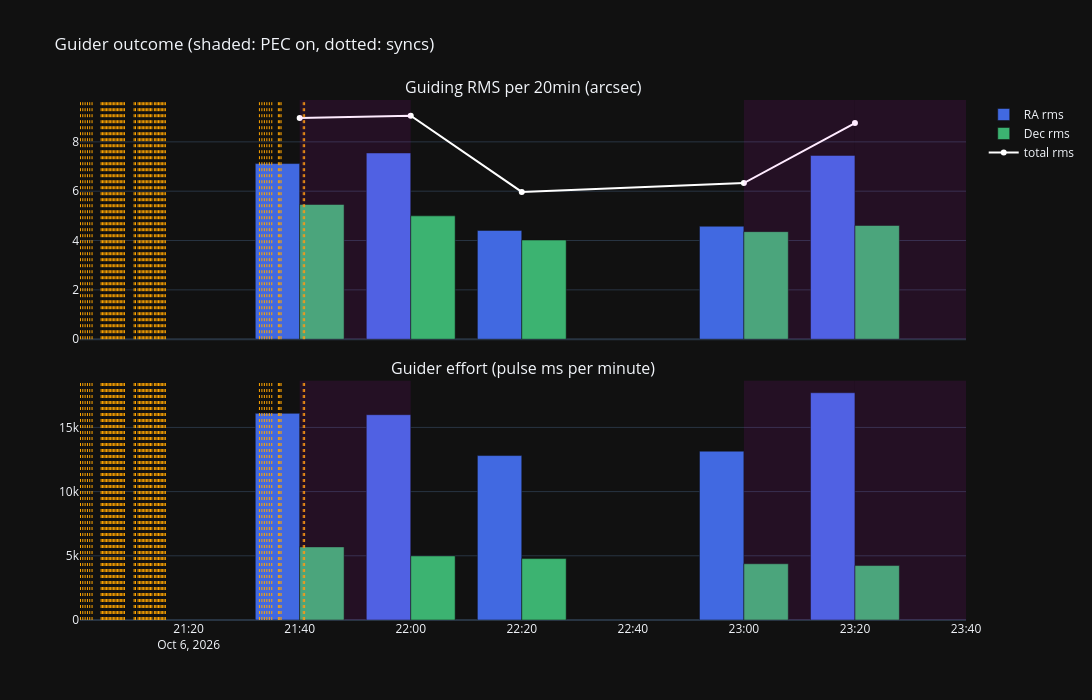

The cell this chart's notebook holds for it:
### Markdown cell above
## 4. What did the guider see?

PHD2's own measure of the result: RMS per time block and the guider's effort (pulse ms per minute), with PEC on vs
off. Frames just after a sync are listed separately: a sync moves the target, so PHD2 sees a step it has to guide out.

### Code cell
BLOCK = '20min'
SYNC_SETTLE = pd.Timedelta('3min')

if not PHD2_GUIDELOG:
    print("No PHD2 guide log -- skipped.")
else:
    frames, events = load_phd2_guidelog(PHD2_GUIDELOG)
    frames, events = window_df(frames, T_FROM, T_TO), window_df(events, T_FROM, T_TO)
    if frames.empty:
        print("No PHD2 guided frames inside the window")
    else:
        fr = frames.copy()
        active = df[df['pec_active'].astype(bool)] if 'pec_active' in df.columns else df
        on = pd.merge_asof(fr[['timestamp']].astype('datetime64[ns]'),
                           active[['timestamp']].astype('datetime64[ns]').assign(pec_on=True),
                           on='timestamp', direction='nearest', tolerance=pd.Timedelta('60s'))
        fr['pec_on'] = on['pec_on'].astype('boolean').fillna(False).astype(bool).values
        try:
            sync_times = window_df(load_sync_guiding_residuals(log_filenames, log_dir=LOG_DIR), T_FROM, T_TO)['timestamp']
        except ValueError:
            sync_times = pd.Series([], dtype='datetime64[ns]')
        fr['after_sync'] = False
        for t in sync_times:
            fr.loc[(fr['timestamp'] >= t) & (fr['timestamp'] < t + SYNC_SETTLE), 'after_sync'] = True

        fr['block'] = fr['timestamp'].dt.floor(BLOCK)
        g = fr.groupby('block')
        minutes = g['timestamp'].agg(lambda s: max((s.iloc[-1] - s.iloc[0]).total_seconds() / 60, 1e-9))
        lost = events[events['kind'] == 'star_lost'].groupby(events['timestamp'].dt.floor(BLOCK)).size() \
            if not events.empty else pd.Series(dtype=int)
        blocks = pd.DataFrame({
            'PEC on %': (g['pec_on'].mean() * 100).round(0),
            'RA rms "': g['ra_arcsec'].agg(rms).round(2),
            'Dec rms "': g['dec_arcsec'].agg(rms).round(2),
            'total rms "': g.apply(lambda x: rms(np.hypot(x['ra_arcsec'], x['dec_arcsec'])), include_groups=False).round(2),
            'RA pulses ms/min': (g['ra_ms'].agg(lambda s: s.abs().sum()) / minutes).round(0),
            'Dec pulses ms/min': (g['dec_ms'].agg(lambda s: s.abs().sum()) / minutes).round(0),
            'syncs': sync_times.groupby(sync_times.dt.floor(BLOCK)).size(),
            'star lost': lost,
        }).loc[minutes.index].fillna({'syncs': 0, 'star lost': 0}).astype({'syncs': int, 'star lost': int})
        display(blocks)

        rows = []
        for label, sel in (('PEC off', ~fr['pec_on']), ('PEC on', fr['pec_on'])):
            for excl, mask in (('all frames', sel), (f'not within {SYNC_SETTLE.total_seconds() / 60:.0f} min of a sync',
                                                     sel & ~fr['after_sync'])):
                x = fr[mask]
                if len(x):
                    rows.append({'PEC': label, 'frames': excl, 'n': len(x), 'RA rms "': rms(x['ra_arcsec']),
                                 'Dec rms "': rms(x['dec_arcsec']), 'total rms "': rms(np.hypot(x['ra_arcsec'], x['dec_arcsec']))})
        display(pd.DataFrame(rows).round(2))

        fig = make_subplots(rows=2, cols=1, shared_xaxes=True, vertical_spacing=0.08,
                            subplot_titles=[f'Guiding RMS per {BLOCK} (arcsec)', 'Guider effort (pulse ms per minute)'])
        for col, c in (('RA', 'royalblue'), ('Dec', 'mediumseagreen')):
            fig.add_trace(go.Bar(x=blocks.index, y=blocks[f'{col} rms "'], name=f'{col} rms', marker_color=c), row=1, col=1)
            fig.add_trace(go.Bar(x=blocks.index, y=blocks[f'{col} pulses ms/min'], name=f'{col} pulses', marker_color=c,
                                 showlegend=False), row=2, col=1)
        fig.add_trace(go.Scatter(x=blocks.index, y=blocks['total rms "'], name='total rms', mode='lines+markers',
                                 line=dict(color='white')), row=1, col=1)
        for t in sync_times:
            fig.add_vline(x=t, line=dict(color='orange', width=1, dash='dot'))
        for b in blocks.index[blocks['PEC on %'] >= 50]:
            fig.add_vrect(x0=b, x1=b + pd.Timedelta(BLOCK), fillcolor='magenta', opacity=0.08, line_width=0)
        fig.update_layout(height=700, width=1400, template=TEMPLATE, barmode='group', hovermode='x unified',
                          title='Guider outcome (shaded: PEC on, dotted: syncs)')
        fig.show()

### Figure 1 — Plotly figure (JSON) as saved in the notebook; plotly's stock layout.template omitted (floating-point values rounded to 4 significant figures)
{"data": [{"marker": {"color": "royalblue"}, "name": "RA rms", "type": "bar", "x": ["2026-10-06T21:40:00.000000000", "2026-10-06T22:00:00.000000000", "2026-10-06T22:20:00.000000000", "2026-10-06T23:00:00.000000000", "2026-10-06T23:20:00.000000000"], "xaxis": "x", "y": [7.12, 7.55, 4.41, 4.58, 7.45], "yaxis": "y"}, {"marker": {"color": "royalblue"}, "name": "RA pulses", "showlegend": false, "type": "bar", "x": ["2026-10-06T21:40:00.000000000", "2026-10-06T22:00:00.000000000", "2026-10-06T22:20:00.000000000", "2026-10-06T23:00:00.000000000", "2026-10-06T23:20:00.000000000"], "xaxis": "x2", "y": [16100.0, 15990.0, 12810.0, 13150.0, 17700.0], "yaxis": "y2"}, {"marker": {"color": "mediumseagreen"}, "name": "Dec rms", "type": "bar", "x": ["2026-10-06T21:40:00.000000000", "2026-10-06T22:00:00.000000000", "2026-10-06T22:20:00.000000000", "2026-10-06T23:00:00.000000000", "2026-10-06T23:20:00.000000000"], "xaxis": "x", "y": [5.46, 5.0, 4.02, 4.36, 4.61], "yaxis": "y"}, {"marker": {"color": "mediumseagreen"}, "name": "Dec pulses", "showlegend": false, "type": "bar", "x": ["2026-10-06T21:40:00.000000000", "2026-10-06T22:00:00.000000000", "2026-10-06T22:20:00.000000000", "2026-10-06T23:00:00.000000000", "2026-10-06T23:20:00.000000000"], "xaxis": "x2", "y": [5694.0, 4992.0, 4783.0, 4380.0, 4241.0], "yaxis": "y2"}, {"line": {"color": "white"}, "mode": "lines+markers", "name": "total rms", "type": "scatter", "x": ["2026-10-06T21:40:00.000000000", "2026-10-06T22:00:00.000000000", "2026-10-06T22:20:00.000000000", "2026-10-06T23:00:00.000000000", "2026-10-06T23:20:00.000000000"], "xaxis": "x", "y": [8.97, 9.06, 5.97, 6.33, 8.76], "yaxis": "y"}], "layout": {"annotations": [{"font": {"size": 16}, "showarrow": false, "text": "Guiding RMS per 20min (arcsec)", "x": 0.5, "xanchor": "center", "xref": "paper", "y": 1.0, "yanchor": "bottom", "yref": "paper"}, {"font": {"size": 16}, "showarrow": false, "text": "Guider effort (pulse ms per minute)", "x": 0.5, "xanchor": "center", "xref": "paper", "y": 0.46, "yanchor": "bottom", "yref": "paper"}], "barmode": "group", "height": 700, "hovermode": "x unified", "shapes": [{"line": {"color": "orange", "dash": "dot", "width": 1}, "type": "line", "x0": "2026-10-06T21:00:31.747000", "x1": "2026-10-06T21:00:31.747000", "xref": "x", "y0": 0, "y1": 1, "yref": "y domain"}, {"line": {"color": "orange", "dash": "dot", "width": 1}, "type": "line", "x0": "2026-10-06T21:00:31.747000", "x1": "2026-10-06T21:00:31.747000", "xref": "x2", "y0": 0, "y1": 1, "yref": "y2 domain"}, {"line": {"color": "orange", "dash": "dot", "width": 1}, "type": "line", "x0": "2026-10-06T21:00:56.658000", "x1": "2026-10-06T21:00:56.658000", "xref": "x", "y0": 0, "y1": 1, "yref": "y domain"}, {"line": {"color": "orange", "dash": "dot", "width": 1}, "type": "line", "x0": "2026-10-06T21:00:56.658000", "x1": "2026-10-06T21:00:56.658000", "xref": "x2", "y0": 0, "y1": 1, "yref": "y2 domain"}, {"line": {"color": "orange", "dash": "dot", "width": 1}, "type": "line", "x0": "2026-10-06T21:01:21.665000", "x1": "2026-10-06T21:01:21.665000", "xref": "x", "y0": 0, "y1": 1, "yref": "y domain"}, {"line": {"color": "orange", "dash": "dot", "width": 1}, "type": "line", "x0": "2026-10-06T21:01:21.665000", "x1": "2026-10-06T21:01:21.665000", "xref": "x2", "y0": 0, "y1": 1, "yref": "y2 domain"}, {"line": {"color": "orange", "dash": "dot", "width": 1}, "type": "line", "x0": "2026-10-06T21:01:46.663000", "x1": "2026-10-06T21:01:46.663000", "xref": "x", "y0": 0, "y1": 1, "yref": "y domain"}, {"line": {"color": "orange", "dash": "dot", "width": 1}, "type": "line", "x0": "2026-10-06T21:01:46.663000", "x1": "2026-10-06T21:01:46.663000", "xref": "x2", "y0": 0, "y1": 1, "yref": "y2 domain"}, {"line": {"color": "orange", "dash": "dot", "width": 1}, "type": "line", "x0": "2026-10-06T21:02:11.608000", "x1": "2026-10-06T21:02:11.608000", "xref": "x", "y0": 0, "y1": 1, "yref": "y domain"}, {"line": {"color": "orange", "dash": "dot", "width": 1}, "type": "line", "x0": "2026-10-06T21:02:11.608000", "x1": "2026-10-06T21:02:11.608000", "xref": "x2", "y0": 0, "y1": 1, "yref": "y2 domain"}, {"line": {"color": "orange", "dash": "dot", "width": 1}, "type": "line", "x0": "2026-10-06T21:02:36.622000", "x1": "2026-10-06T21:02:36.622000", "xref": "x", "y0": 0, "y1": 1, "yref": "y domain"}, {"line": {"color": "orange", "dash": "dot", "width": 1}, "type": "line", "x0": "2026-10-06T21:02:36.622000", "x1": "2026-10-06T21:02:36.622000", "xref": "x2", "y0": 0, "y1": 1, "yref": "y2 domain"}, {"line": {"color": "orange", "dash": "dot", "width": 1}, "type": "line", "x0": "2026-10-06T21:04:14.477000", "x1": "2026-10-06T21:04:14.477000", "xref": "x", "y0": 0, "y1": 1, "yref": "y domain"}, {"line": {"color": "orange", "dash": "dot", "width": 1}, "type": "line", "x0": "2026-10-06T21:04:14.477000", "x1": "2026-10-06T21:04:14.477000", "xref": "x2", "y0": 0, "y1": 1, "yref": "y2 domain"}, {"line": {"color": "orange", "dash": "dot", "width": 1}, "type": "line", "x0": "2026-10-06T21:04:29.121000", "x1": "2026-10-06T21:04:29.121000", "xref": "x", "y0": 0, "y1": 1, "yref": "y domain"}, {"line": {"color": "orange", "dash": "dot", "width": 1}, "type": "line", "x0": "2026-10-06T21:04:29.121000", "x1": "2026-10-06T21:04:29.121000", "xref": "x2", "y0": 0, "y1": 1, "yref": "y2 domain"}, {"line": {"color": "orange", "dash": "dot", "width": 1}, "type": "line", "x0": "2026-10-06T21:04:43.831000", "x1": "2026-10-06T21:04:43.831000", "xref": "x", "y0": 0, "y1": 1, "yref": "y domain"}, {"line": {"color": "orange", "dash": "dot", "width": 1}, "type": "line", "x0": "2026-10-06T21:04:43.831000", "x1": "2026-10-06T21:04:43.831000", "xref": "x2", "y0": 0, "y1": 1, "yref": "y2 domain"}, {"line": {"color": "orange", "dash": "dot", "width": 1}, "type": "line", "x0": "2026-10-06T21:04:58.477000", "x1": "2026-10-06T21:04:58.477000", "xref": "x", "y0": 0, "y1": 1, "yref": "y domain"}, {"line": {"color": "orange", "dash": "dot", "width": 1}, "type": "line", "x0": "2026-10-06T21:04:58.477000", "x1": "2026-10-06T21:04:58.477000", "xref": "x2", "y0": 0, "y1": 1, "yref": "y2 domain"}, {"line": {"color": "orange", "dash": "dot", "width": 1}, "type": "line", "x0": "2026-10-06T21:05:13.182000", "x1": "2026-10-06T21:05:13.182000", "xref": "x", "y0": 0, "y1": 1, "yref": "y domain"}, {"line": {"color": "orange", "dash": "dot", "width": 1}, "type": "line", "x0": "2026-10-06T21:05:13.182000", "x1": "2026-10-06T21:05:13.182000", "xref": "x2", "y0": 0, "y1": 1, "yref": "y2 domain"}, {"line": {"color": "orange", "dash": "dot", "width": 1}, "type": "line", "x0": "2026-10-06T21:05:27.928000", "x1": "2026-10-06T21:05:27.928000", "xref": "x", "y0": 0, "y1": 1, "yref": "y domain"}, {"line": {"color": "orange", "dash": "dot", "width": 1}, "type": "line", "x0": "2026-10-06T21:05:27.928000", "x1": "2026-10-06T21:05:27.928000", "xref": "x2", "y0": 0, "y1": 1, "yref": "y2 domain"}, {"line": {"color": "orange", "dash": "dot", "width": 1}, "type": "line", "x0": "2026-10-06T21:05:42.751000", "x1": "2026-10-06T21:05:42.751000", "xref": "x", "y0": 0, "y1": 1, "yref": "y domain"}, {"line": {"color": "orange", "dash": "dot", "width": 1}, "type": "line", "x0": "2026-10-06T21:05:42.751000", "x1": "2026-10-06T21:05:42.751000", "xref": "x2", "y0": 0, "y1": 1, "yref": "y2 domain"}, {"line": {"color": "orange", "dash": "dot", "width": 1}, "type": "line", "x0": "2026-10-06T21:05:57.471000", "x1": "2026-10-06T21:05:57.471000", "xref": "x", "y0": 0, "y1": 1, "yref": "y domain"}, {"line": {"color": "orange", "dash": "dot", "width": 1}, "type": "line", "x0": "2026-10-06T21:05:57.471000", "x1": "2026-10-06T21:05:57.471000", "xref": "x2", "y0": 0, "y1": 1, "yref": "y2 domain"}, {"line": {"color": "orange", "dash": "dot", "width": 1}, "type": "line", "x0": "2026-10-06T21:06:12.323000", "x1": "2026-10-06T21:06:12.323000", "xref": "x", "y0": 0, "y1": 1, "yref": "y domain"}, {"line": {"color": "orange", "dash": "dot", "width": 1}, "type": "line", "x0": "2026-10-06T21:06:12.323000", "x1": "2026-10-06T21:06:12.323000", "xref": "x2", "y0": 0, "y1": 1, "yref": "y2 domain"}, {"line": {"color": "orange", "dash": "dot", "width": 1}, "type": "line", "x0": "2026-10-06T21:06:27.169000", "x1": "2026-10-06T21:06:27.169000", "xref": "x", "y0": 0, "y1": 1, "yref": "y domain"}, {"line": {"color": "orange", "dash": "dot", "width": 1}, "type": "line", "x0": "2026-10-06T21:06:27.169000", "x1": "2026-10-06T21:06:27.169000", "xref": "x2", "y0": 0, "y1": 1, "yref": "y2 domain"}, {"line": {"color": "orange", "dash": "dot", "width": 1}, "type": "line", "x0": "2026-10-06T21:06:42.245000", "x1": "2026-10-06T21:06:42.245000", "xref": "x", "y0": 0, "y1": 1, "yref": "y domain"}, {"line": {"color": "orange", "dash": "dot", "width": 1}, "type": "line", "x0": "2026-10-06T21:06:42.245000", "x1": "2026-10-06T21:06:42.245000", "xref": "x2", "y0": 0, "y1": 1, "yref": "y2 domain"}, {"line": {"color": "orange", "dash": "dot", "width": 1}, "type": "line", "x0": "2026-10-06T21:06:57.121000", "x1": "2026-10-06T21:06:57.121000", "xref": "x", "y0": 0, "y1": 1, "yref": "y domain"}, {"line": {"color": "orange", "dash": "dot", "width": 1}, "type": "line", "x0": "2026-10-06T21:06:57.121000", "x1": "2026-10-06T21:06:57.121000", "xref": "x2", "y0": 0, "y1": 1, "yref": "y2 domain"}, {"line": {"color": "orange", "dash": "dot", "width": 1}, "type": "line", "x0": "2026-10-06T21:07:12.041000", "x1": "2026-10-06T21:07:12.041000", "xref": "x", "y0": 0, "y1": 1, "yref": "y domain"}, {"line": {"color": "orange", "dash": "dot", "width": 1}, "type": "line", "x0": "2026-10-06T21:07:12.041000", "x1": "2026-10-06T21:07:12.041000", "xref": "x2", "y0": 0, "y1": 1, "yref": "y2 domain"}, {"line": {"color": "orange", "dash": "dot", "width": 1}, "type": "line", "x0": "2026-10-06T21:07:26.918000", "x1": "2026-10-06T21:07:26.918000", "xref": "x", "y0": 0, "y1": 1, "yref": "y domain"}, {"line": {"color": "orange", "dash": "dot", "width": 1}, "type": "line", "x0": "2026-10-06T21:07:26.918000", "x1": "2026-10-06T21:07:26.918000", "xref": "x2", "y0": 0, "y1": 1, "yref": "y2 domain"}, {"line": {"color": "orange", "dash": "dot", "width": 1}, "type": "line", "x0": "2026-10-06T21:07:41.878000", "x1": "2026-10-06T21:07:41.878000", "xref": "x", "y0": 0, "y1": 1, "yref": "y domain"}, {"line": {"color": "orange", "dash": "dot", "width": 1}, "type": "line", "x0": "2026-10-06T21:07:41.878000", "x1": "2026-10-06T21:07:41.878000", "xref": "x2", "y0": 0, "y1": 1, "yref": "y2 domain"}, {"line": {"color": "orange", "dash": "dot", "width": 1}, "type": "line", "x0": "2026-10-06T21:07:56.720000", "x1": "2026-10-06T21:07:56.720000", "xref": "x", "y0": 0, "y1": 1, "yref": "y domain"}, {"line": {"color": "orange", "dash": "dot", "width": 1}, "type": "line", "x0": "2026-10-06T21:07:56.720000", "x1": "2026-10-06T21:07:56.720000", "xref": "x2", "y0": 0, "y1": 1, "yref": "y2 domain"}, {"line": {"color": "orange", "dash": "dot", "width": 1}, "type": "line", "x0": "2026-10-06T21:08:11.520000", "x1": "2026-10-06T21:08:11.520000", "xref": "x", "y0": 0, "y1": 1, "yref": "y domain"}, {"line": {"color": "orange", "dash": "dot", "width": 1}, "type": "line", "x0": "2026-10-06T21:08:11.520000", "x1": "2026-10-06T21:08:11.520000", "xref": "x2", "y0": 0, "y1": 1, "yref": "y2 domain"}, {"line": {"color": "orange", "dash": "dot", "width": 1}, "type": "line", "x0": "2026-10-06T21:08:26.713000", "x1": "2026-10-06T21:08:26.713000", "xref": "x", "y0": 0, "y1": 1, "yref": "y domain"}, {"line": {"color": "orange", "dash": "dot", "width": 1}, "type": "line", "x0": "2026-10-06T21:08:26.713000", "x1": "2026-10-06T21:08:26.713000", "xref": "x2", "y0": 0, "y1": 1, "yref": "y2 domain"}, {"line": {"color": "orange", "dash": "dot", "width": 1}, "type": "line", "x0": "2026-10-06T21:10:11.111000", "x1": "2026-10-06T21:10:11.111000", "xref": "x", "y0": 0, "y1": 1, "yref": "y domain"}, {"line": {"color": "orange", "dash": "dot", "width": 1}, "type": "line", "x0": "2026-10-06T21:10:11.111000", "x1": "2026-10-06T21:10:11.111000", "xref": "x2", "y0": 0, "y1": 1, "yref": "y2 domain"}, {"line": {"color": "orange", "dash": "dot", "width": 1}, "type": "line", "x0": "2026-10-06T21:10:25.992000", "x1": "2026-10-06T21:10:25.992000", "xref": "x", "y0": 0, "y1": 1, "yref": "y domain"}, {"line": {"color": "orange", "dash": "dot", "width": 1}, "type": "line", "x0": "2026-10-06T21:10:25.992000", "x1": "2026-10-06T21:10:25.992000", "xref": "x2", "y0": 0, "y1": 1, "yref": "y2 domain"}, {"line": {"color": "orange", "dash": "dot", "width": 1}, "type": "line", "x0": "2026-10-06T21:10:53.977000", "x1": "2026-10-06T21:10:53.977000", "xref": "x", "y0": 0, "y1": 1, "yref": "y domain"}, {"line": {"color": "orange", "dash": "dot", "width": 1}, "type": "line", "x0": "2026-10-06T21:10:53.977000", "x1": "2026-10-06T21:10:53.977000", "xref": "x2", "y0": 0, "y1": 1, "yref": "y2 domain"}, {"line": {"color": "orange", "dash": "dot", "width": 1}, "type": "line", "x0": "2026-10-06T21:11:08.934000", "x1": "2026-10-06T21:11:08.934000", "xref": "x", "y0": 0, "y1": 1, "yref": "y domain"}, {"line": {"color": "orange", "dash": "dot", "width": 1}, "type": "line", "x0": "2026-10-06T21:11:08.934000", "x1": "2026-10-06T21:11:08.934000", "xref": "x2", "y0": 0, "y1": 1, "yref": "y2 domain"}, {"line": {"color": "orange", "dash": "dot", "width": 1}, "type": "line", "x0": "2026-10-06T21:11:23.985000", "x1": "2026-10-06T21:11:23.985000", "xref": "x", "y0": 0, "y1": 1, "yref": "y domain"}, {"line": {"color": "orange", "dash": "dot", "width": 1}, "type": "line", "x0": "2026-10-06T21:11:23.985000", "x1": "2026-10-06T21:11:23.985000", "xref": "x2", "y0": 0, "y1": 1, "yref": "y2 domain"}, {"line": {"color": "orange", "dash": "dot", "width": 1}, "type": "line", "x0": "2026-10-06T21:11:38.913000", "x1": "2026-10-06T21:11:38.913000", "xref": "x", "y0": 0, "y1": 1, "yref": "y domain"}, {"line": {"color": "orange", "dash": "dot", "width": 1}, "type": "line", "x0": "2026-10-06T21:11:38.913000", "x1": "2026-10-06T21:11:38.913000", "xref": "x2", "y0": 0, "y1": 1, "yref": "y2 domain"}, {"line": {"color": "orange", "dash": "dot", "width": 1}, "type": "line", "x0": "2026-10-06T21:11:53.923000", "x1": "2026-10-06T21:11:53.923000", "xref": "x", "y0": 0, "y1": 1, "yref": "y domain"}, {"line": {"color": "orange", "dash": "dot", "width": 1}, "type": "line", "x0": "2026-10-06T21:11:53.923000", "x1": "2026-10-06T21:11:53.923000", "xref": "x2", "y0": 0, "y1": 1, "yref": "y2 domain"}, {"line": {"color": "orange", "dash": "dot", "width": 1}, "type": "line", "x0": "2026-10-06T21:12:08.820000", "x1": "2026-10-06T21:12:08.820000", "xref": "x", "y0": 0, "y1": 1, "yref": "y domain"}, {"line": {"color": "orange", "dash": "dot", "width": 1}, "type": "line", "x0": "2026-10-06T21:12:08.820000", "x1": "2026-10-06T21:12:08.820000", "xref": "x2", "y0": 0, "y1": 1, "yref": "y2 domain"}, {"line": {"color": "orange", "dash": "dot", "width": 1}, "type": "line", "x0": "2026-10-06T21:12:23.699000", "x1": "2026-10-06T21:12:23.699000", "xref": "x", "y0": 0, "y1": 1, "yref": "y domain"}, {"line": {"color": "orange", "dash": "dot", "width": 1}, "type": "line", "x0": "2026-10-06T21:12:23.699000", "x1": "2026-10-06T21:12:23.699000", "xref": "x2", "y0": 0, "y1": 1, "yref": "y2 domain"}, {"line": {"color": "orange", "dash": "dot", "width": 1}, "type": "line", "x0": "2026-10-06T21:12:38.573000", "x1": "2026-10-06T21:12:38.573000", "xref": "x", "y0": 0, "y1": 1, "yref": "y domain"}, {"line": {"color": "orange", "dash": "dot", "width": 1}, "type": "line", "x0": "2026-10-06T21:12:38.573000", "x1": "2026-10-06T21:12:38.573000", "xref": "x2", "y0": 0, "y1": 1, "yref": "y2 domain"}, {"line": {"color": "orange", "dash": "dot", "width": 1}, "type": "line", "x0": "2026-10-06T21:12:53.441000", "x1": "2026-10-06T21:12:53.441000", "xref": "x", "y0": 0, "y1": 1, "yref": "y domain"}, {"line": {"color": "orange", "dash": "dot", "width": 1}, "type": "line", "x0": "2026-10-06T21:12:53.441000", "x1": "2026-10-06T21:12:53.441000", "xref": "x2", "y0": 0, "y1": 1, "yref": "y2 domain"}, {"line": {"color": "orange", "dash": "dot", "width": 1}, "type": "line", "x0": "2026-10-06T21:13:08.288000", "x1": "2026-10-06T21:13:08.288000", "xref": "x", "y0": 0, "y1": 1, "yref": "y domain"}, {"line": {"color": "orange", "dash": "dot", "width": 1}, "type": "line", "x0": "2026-10-06T21:13:08.288000", "x1": "2026-10-06T21:13:08.288000", "xref": "x2", "y0": 0, "y1": 1, "yref": "y2 domain"}, {"line": {"color": "orange", "dash": "dot", "width": 1}, "type": "line", "x0": "2026-10-06T21:13:23.080000", "x1": "2026-10-06T21:13:23.080000", "xref": "x", "y0": 0, "y1": 1, "yref": "y domain"}, {"line": {"color": "orange", "dash": "dot", "width": 1}, "type": "line", "x0": "2026-10-06T21:13:23.080000", "x1": "2026-10-06T21:13:23.080000", "xref": "x2", "y0": 0, "y1": 1, "yref": "y2 domain"}, {"line": {"color": "orange", "dash": "dot", "width": 1}, "type": "line", "x0": "2026-10-06T21:13:50.015000", "x1": "2026-10-06T21:13:50.015000", "xref": "x", "y0": 0, "y1": 1, "yref": "y domain"}, {"line": {"color": "orange", "dash": "dot", "width": 1}, "type": "line", "x0": "2026-10-06T21:13:50.015000", "x1": "2026-10-06T21:13:50.015000", "xref": "x2", "y0": 0, "y1": 1, "yref": "y2 domain"}, {"line": {"color": "orange", "dash": "dot", "width": 1}, "type": "line", "x0": "2026-10-06T21:14:04.890000", "x1": "2026-10-06T21:14:04.890000", "xref": "x", "y0": 0, "y1": 1, "yref": "y domain"}, {"line": {"color": "orange", "dash": "dot", "width": 1}, "type": "line", "x0": "2026-10-06T21:14:04.890000", "x1": "2026-10-06T21:14:04.890000", "xref": "x2", "y0": 0, "y1": 1, "yref": "y2 domain"}, {"line": {"color": "orange", "dash": "dot", "width": 1}, "type": "line", "x0": "2026-10-06T21:14:19.765000", "x1": "2026-10-06T21:14:19.765000", "xref": "x", "y0": 0, "y1": 1, "yref": "y domain"}, {"line": {"color": "orange", "dash": "dot", "width": 1}, "type": "line", "x0": "2026-10-06T21:14:19.765000", "x1": "2026-10-06T21:14:19.765000", "xref": "x2", "y0": 0, "y1": 1, "yref": "y2 domain"}, {"line": {"color": "orange", "dash": "dot", "width": 1}, "type": "line", "x0": "2026-10-06T21:14:34.663000", "x1": "2026-10-06T21:14:34.663000", "xref": "x", "y0": 0, "y1": 1, "yref": "y domain"}, {"line": {"color": "orange", "dash": "dot", "width": 1}, "type": "line", "x0": "2026-10-06T21:14:34.663000", "x1": "2026-10-06T21:14:34.663000", "xref": "x2", "y0": 0, "y1": 1, "yref": "y2 domain"}, {"line": {"color": "orange", "dash": "dot", "width": 1}, "type": "line", "x0": "2026-10-06T21:14:49.548000", "x1": "2026-10-06T21:14:49.548000", "xref": "x", "y0": 0, "y1": 1, "yref": "y domain"}, {"line": {"color": "orange", "dash": "dot", "width": 1}, "type": "line", "x0": "2026-10-06T21:14:49.548000", "x1": "2026-10-06T21:14:49.548000", "xref": "x2", "y0": 0, "y1": 1, "yref": "y2 domain"}, {"line": {"color": "orange", "dash": "dot", "width": 1}, "type": "line", "x0": "2026-10-06T21:15:04.443000", "x1": "2026-10-06T21:15:04.443000", "xref": "x", "y0": 0, "y1": 1, "yref": "y domain"}, {"line": {"color": "orange", "dash": "dot", "width": 1}, "type": "line", "x0": "2026-10-06T21:15:04.443000", "x1": "2026-10-06T21:15:04.443000", "xref": "x2", "y0": 0, "y1": 1, "yref": "y2 domain"}, {"line": {"color": "orange", "dash": "dot", "width": 1}, "type": "line", "x0": "2026-10-06T21:15:19.314000", "x1": "2026-10-06T21:15:19.314000", "xref": "x", "y0": 0, "y1": 1, "yref": "y domain"}, {"line": {"color": "orange", "dash": "dot", "width": 1}, "type": "line", "x0": "2026-10-06T21:15:19.314000", "x1": "2026-10-06T21:15:19.314000", "xref": "x2", "y0": 0, "y1": 1, "yref": "y2 domain"}, {"line": {"color": "orange", "dash": "dot", "width": 1}, "type": "line", "x0": "2026-10-06T21:15:34.221000", "x1": "2026-10-06T21:15:34.221000", "xref": "x", "y0": 0, "y1": 1, "yref": "y domain"}, {"line": {"color": "orange", "dash": "dot", "width": 1}, "type": "line", "x0": "2026-10-06T21:15:34.221000", "x1": "2026-10-06T21:15:34.221000", "xref": "x2", "y0": 0, "y1": 1, "yref": "y2 domain"}, {"line": {"color": "orange", "dash": "dot", "width": 1}, "type": "line", "x0": "2026-10-06T21:15:49.071000", "x1": "2026-10-06T21:15:49.071000", "xref": "x", "y0": 0, "y1": 1, "yref": "y domain"}, {"line": {"color": "orange", "dash": "dot", "width": 1}, "type": "line", "x0": "2026-10-06T21:15:49.071000", "x1": "2026-10-06T21:15:49.071000", "xref": "x2", "y0": 0, "y1": 1, "yref": "y2 domain"}, {"line": {"color": "orange", "dash": "dot", "width": 1}, "type": "line", "x0": "2026-10-06T21:32:45.199000", "x1": "2026-10-06T21:32:45.199000", "xref": "x", "y0": 0, "y1": 1, "yref": "y domain"}, {"line": {"color": "orange", "dash": "dot", "width": 1}, "type": "line", "x0": "2026-10-06T21:32:45.199000", "x1": "2026-10-06T21:32:45.199000", "xref": "x2", "y0": 0, "y1": 1, "yref": "y2 domain"}, {"line": {"color": "orange", "dash": "dot", "width": 1}, "type": "line", "x0": "2026-10-06T21:33:11.838000", "x1": "2026-10-06T21:33:11.838000", "xref": "x", "y0": 0, "y1": 1, "yref": "y domain"}, {"line": {"color": "orange", "dash": "dot", "width": 1}, "type": "line", "x0": "2026-10-06T21:33:11.838000", "x1": "2026-10-06T21:33:11.838000", "xref": "x2", "y0": 0, "y1": 1, "yref": "y2 domain"}, {"line": {"color": "orange", "dash": "dot", "width": 1}, "type": "line", "x0": "2026-10-06T21:33:38.566000", "x1": "2026-10-06T21:33:38.566000", "xref": "x", "y0": 0, "y1": 1, "yref": "y domain"}, {"line": {"color": "orange", "dash": "dot", "width": 1}, "type": "line", "x0": "2026-10-06T21:33:38.566000", "x1": "2026-10-06T21:33:38.566000", "xref": "x2", "y0": 0, "y1": 1, "yref": "y2 domain"}, {"line": {"color": "orange", "dash": "dot", "width": 1}, "type": "line", "x0": "2026-10-06T21:34:05.197000", "x1": "2026-10-06T21:34:05.197000", "xref": "x", "y0": 0, "y1": 1, "yref": "y domain"}, {"line": {"color": "orange", "dash": "dot", "width": 1}, "type": "line", "x0": "2026-10-06T21:34:05.197000", "x1": "2026-10-06T21:34:05.197000", "xref": "x2", "y0": 0, "y1": 1, "yref": "y2 domain"}, {"line": {"color": "orange", "dash": "dot", "width": 1}, "type": "line", "x0": "2026-10-06T21:34:31.860000", "x1": "2026-10-06T21:34:31.860000", "xref": "x", "y0": 0, "y1": 1, "yref": "y domain"}, {"line": {"color": "orange", "dash": "dot", "width": 1}, "type": "line", "x0": "2026-10-06T21:34:31.860000", "x1": "2026-10-06T21:34:31.860000", "xref": "x2", "y0": 0, "y1": 1, "yref": "y2 domain"}, {"line": {"color": "orange", "dash": "dot", "width": 1}, "type": "line", "x0": "2026-10-06T21:34:58.499000", "x1": "2026-10-06T21:34:58.499000", "xref": "x", "y0": 0, "y1": 1, "yref": "y domain"}, {"line": {"color": "orange", "dash": "dot", "width": 1}, "type": "line", "x0": "2026-10-06T21:34:58.499000", "x1": "2026-10-06T21:34:58.499000", "xref": "x2", "y0": 0, "y1": 1, "yref": "y2 domain"}, {"line": {"color": "orange", "dash": "dot", "width": 1}, "type": "line", "x0": "2026-10-06T21:36:09.779000", "x1": "2026-10-06T21:36:09.779000", "xref": "x", "y0": 0, "y1": 1, "yref": "y domain"}, {"line": {"color": "orange", "dash": "dot", "width": 1}, "type": "line", "x0": "2026-10-06T21:36:09.779000", "x1": "2026-10-06T21:36:09.779000", "xref": "x2", "y0": 0, "y1": 1, "yref": "y2 domain"}, {"line": {"color": "orange", "dash": "dot", "width": 1}, "type": "line", "x0": "2026-10-06T21:36:24.448000", "x1": "2026-10-06T21:36:24.448000", "xref": "x", "y0": 0, "y1": 1, "yref": "y domain"}, {"line": {"color": "orange", "dash": "dot", "width": 1}, "type": "line", "x0": "2026-10-06T21:36:24.448000", "x1": "2026-10-06T21:36:24.448000", "xref": "x2", "y0": 0, "y1": 1, "yref": "y2 domain"}, {"line": {"color": "orange", "dash": "dot", "width": 1}, "type": "line", "x0": "2026-10-06T21:36:39.033000", "x1": "2026-10-06T21:36:39.033000", "xref": "x", "y0": 0, "y1": 1, "yref": "y domain"}, {"line": {"color": "orange", "dash": "dot", "width": 1}, "type": "line", "x0": "2026-10-06T21:36:39.033000", "x1": "2026-10-06T21:36:39.033000", "xref": "x2", "y0": 0, "y1": 1, "yref": "y2 domain"}, {"line": {"color": "orange", "dash": "dot", "width": 1}, "type": "line", "x0": "2026-10-06T21:40:38.635000", "x1": "2026-10-06T21:40:38.635000", "xref": "x", "y0": 0, "y1": 1, "yref": "y domain"}, {"line": {"color": "orange", "dash": "dot", "width": 1}, "type": "line", "x0": "2026-10-06T21:40:38.635000", "x1": "2026-10-06T21:40:38.635000", "xref": "x2", "y0": 0, "y1": 1, "yref": "y2 domain"}, {"line": {"color": "orange", "dash": "dot", "width": 1}, "type": "line", "x0": "2026-10-06T21:40:53.429000", "x1": "2026-10-06T21:40:53.429000", "xref": "x", "y0": 0, "y1": 1, "yref": "y domain"}, {"line": {"color": "orange", "dash": "dot", "width": 1}, "type": "line", "x0": "2026-10-06T21:40:53.429000", "x1": "2026-10-06T21:40:53.429000", "xref": "x2", "y0": 0, "y1": 1, "yref": "y2 domain"}, {"fillcolor": "magenta", "line": {"width": 0}, "opacity": 0.08, "type": "rect", "x0": "2026-10-06T21:40:00", "x1": "2026-10-06T22:00:00", "xref": "x", "y0": 0, "y1": 1, "yref": "y domain"}, {"fillcolor": "magenta", "line": {"width": 0}, "opacity": 0.08, "type": "rect", "x0": "2026-10-06T21:40:00", "x1": "2026-10-06T22:00:00", "xref": "x2", "y0": 0, "y1": 1, "yref": "y2 domain"}, {"fillcolor": "magenta", "line": {"width": 0}, "opacity": 0.08, "type": "rect", "x0": "2026-10-06T23:00:00", "x1": "2026-10-06T23:20:00", "xref": "x", "y0": 0, "y1": 1, "yref": "y domain"}, {"fillcolor": "magenta", "line": {"width": 0}, "opacity": 0.08, "type": "rect", "x0": "2026-10-06T23:00:00", "x1": "2026-10-06T23:20:00", "xref": "x2", "y0": 0, "y1": 1, "yref": "y2 domain"}, {"fillcolor": "magenta", "line": {"width": 0}, "opacity": 0.08, "type": "rect", "x0": "2026-10-06T23:20:00", "x1": "2026-10-06T23:40:00", "xref": "x", "y0": 0, "y1": 1, "yref": "y domain"}, {"fillcolor": "magenta", "line": {"width": 0}, "opacity": 0.08, "type": "rect", "x0": "2026-10-06T23:20:00", "x1": "2026-10-06T23:40:00", "xref": "x2", "y0": 0, "y1": 1, "yref": "y2 domain"}], "title": {"text": "Guider outcome (shaded: PEC on, dotted: syncs)"}, "width": 1400, "xaxis": {"anchor": "y", "domain": [0.0, 1.0], "matches": "x2", "showticklabels": false}, "xaxis2": {"anchor": "y2", "domain": [0.0, 1.0]}, "yaxis": {"anchor": "x", "domain": [0.54, 1.0]}, "yaxis2": {"anchor": "x2", "domain": [0.0, 0.46]}}}
